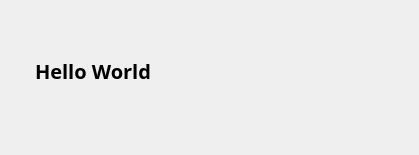
<?xml version="1.0" encoding="UTF-8"?>
<ui version="4.0">
 <class>Widget</class>
 <widget class="QWidget" name="Widget">
  <property name="geometry">
   <rect>
    <x>0</x>
    <y>0</y>
    <width>419</width>
    <height>155</height>
   </rect>
  </property>
  <property name="windowTitle">
   <string>Widget</string>
  </property>
  <widget class="QLabel" name="label">
   <property name="geometry">
    <rect>
     <x>35</x>
     <y>50</y>
     <width>321</width>
     <height>41</height>
    </rect>
   </property>
   <property name="font">
    <font>
     <family>宋体</family>
     <pointsize>15</pointsize>
     <bold>true</bold>
    </font>
   </property>
   <property name="text">
    <string>Hello World</string>
   </property>
  </widget>
 </widget>
 <resources/>
 <connections/>
</ui>
